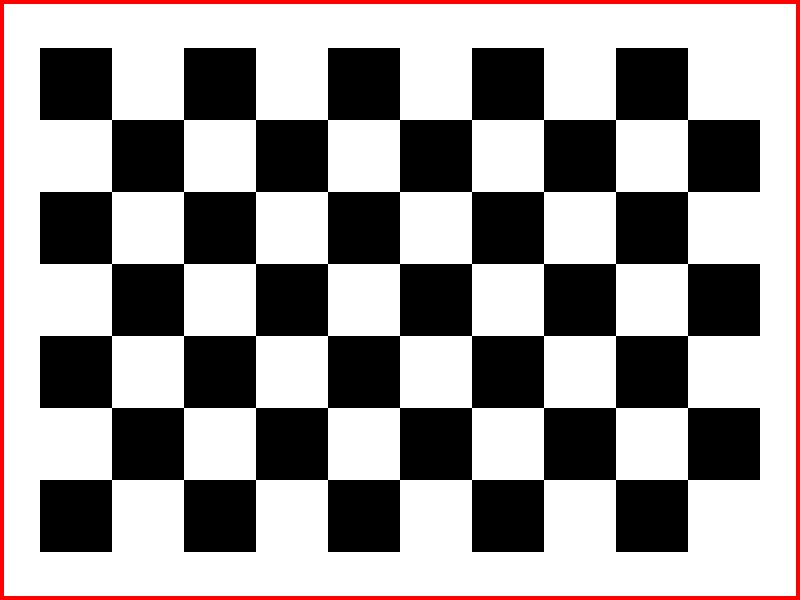
#> input picture img/scacchiera.jpg, 800 x 600 px
$ python camera-geometry-playground.py
#> lines starting #> are read from the running program, lines starting #| are printed output that depends on the picture; after the words box and inside, x2 and y2 are one past the last pixel; in counts of white or black regions, pixels touching at a corner belong together
#!/usr/bin/env python3
"""
Interactive Camera Geometrry Playground
==================================

The input image is treated as a planar object lying in 3D space at Z = Z_PLANE.
A virtual pinhole camera (intrinsics K, extrinsics R|T, radial distortion k1..k3)
"photographs" that plane, and the result is shown live while you move the sliders.

Pipeline executed every time a slider changes
---------------------------------------------
  1. Build the intrinsic matrix K from fx, fy, cx, cy.
  2. Build the rotation matrix R from the Euler angles (Pitch/Yaw/Roll) via cv2.Rodrigues.
  3. Build the plane-to-image homography:
         H = K * [r1 | r2 | Z*r3 + T] * M
     where r1, r2, r3 are the columns of R and M maps source pixels to plane coordinates.
  4. Warp the image with cv2.warpPerspective(H)  -> ideal (undistorted) pinhole image.
  5. Inject radial distortion (k1, k2, k3) with a meshgrid + cv2.remap.

Camera model:   X_cam = R * X_world + T      (world = the plane, camera at the origin)
  - T = 0  -> pure camera rotation (H = K R K^-1 when Z_PLANE = 1)
  - Tz > 0 -> the plane moves away from the camera, Tz < 0 -> closer.

Default slider positions are chosen so that the output equals the input image
(identity: R = I, T = 0, f = max(w, h), principal point at the image center, k = 0).

Keys (focus the image window)
-----------------------------
  r        reset all sliders
  s        save the current output as 'calibration_lab_output.png' + print K, R, T, dist
  h        toggle the on-screen parameter overlay
  q / ESC  quit

Usage
-----
  python camera_calibration_lab.py [path/to/image.jpg]

Requirements: pip install opencv-python numpy
"""

import os
import sys

import cv2
import numpy as np

# --------------------------------------------------------------------------- #
# Configuration
# --------------------------------------------------------------------------- #
DEFAULT_IMAGE_PATH = "img/scacchiera.jpg"  # used when no CLI argument is given
MAX_DIM = 900          # the image is downscaled so its longest side is <= MAX_DIM (keeps UI fluid)
Z_PLANE = 1.0          # depth of the image plane in world coordinates
EPS_DEPTH = 1e-3       # minimum allowed depth for plane corners (avoids points behind the camera)
MAX_COND = 1e10        # maximum allowed condition number of H (avoids numerically singular H)
DIST_ITERS = 8         # fixed-point iterations used to invert the radial distortion model
IMG_WIN = "Camera Lab - Output"
CTRL_WIN = "Camera Lab - Controls"
OUTPUT_FILE = "calibration_lab_output.png"


# --------------------------------------------------------------------------- #
# Image loading
# --------------------------------------------------------------------------- #
def make_synthetic_chessboard(width=800, height=600, squares=(9, 7)):
    """Fallback test image (chessboard with a colored border) used if the file is missing."""
    img = np.full((height, width, 3), 255, np.uint8)
    cols, rows = squares
    sq = min(width // (cols + 1), height // (rows + 1))
    x0 = (width - cols * sq) // 2
    y0 = (height - rows * sq) // 2
    for r in range(rows):
        for c in range(cols):
            if (r + c) % 2 == 0:
                cv2.rectangle(img, (x0 + c * sq, y0 + r * sq),
                              (x0 + (c + 1) * sq - 1, y0 + (r + 1) * sq - 1), (0, 0, 0), -1)
    cv2.rectangle(img, (0, 0), (width - 1, height - 1), (0, 0, 255), 6)  # red frame shows image borders
    return img


def load_image(path):
    """Load the image from disk, downscale it if huge; fall back to a synthetic chessboard."""
    img = cv2.imread(path, cv2.IMREAD_COLOR) if os.path.isfile(path) else None
    if img is None:
        print(f"[WARN] Cannot read '{path}'. Using a synthetic chessboard instead.")
        img = make_synthetic_chessboard()
    h, w = img.shape[:2]
    scale = MAX_DIM / max(h, w)
    if scale < 1.0:
        img = cv2.resize(img, (int(round(w * scale)), int(round(h * scale))), interpolation=cv2.INTER_AREA)
    return img


# --------------------------------------------------------------------------- #
# Slider definitions
# --------------------------------------------------------------------------- #
def make_slider_specs(w, h):
    """
    OpenCV trackbars are integers in [0, count]. Each spec maps a real range onto that:
        real_value = lo + position * step
    Returns an ordered list of (key, trackbar_label, lo, hi, step, default_real_value).
    Ranges are limited to values where the math stays well-conditioned.
    """
    f0 = float(max(w, h))  # reference focal length: ~53 deg FOV on the longest side
    return [
        # ---- Extrinsics: translation (in plane-depth units, plane sits at depth 1.0) ----
        ("tx",    "Tx",            -2.0,      2.0,      0.01, 0.0),
        ("ty",    "Ty",            -2.0,      2.0,      0.01, 0.0),
        ("tz",    "Tz",            -0.9,      4.0,      0.01, 0.0),   # depth = 1 + Tz >= 0.1
        # ---- Extrinsics: Euler angles in degrees (limited to avoid an edge-on plane) ----
        ("pitch", "Pitch X (deg)", -85.0,     85.0,     0.5,  0.0),
        ("yaw",   "Yaw Y (deg)",   -85.0,     85.0,     0.5,  0.0),
        ("roll",  "Roll Z (deg)",  -180.0,    180.0,    0.5,  0.0),
        # ---- Intrinsics (pixels) ----
        ("fx",    "fx (px)",       0.25 * f0, 4.0 * f0, 1.0,  f0),
        ("fy",    "fy (px)",       0.25 * f0, 4.0 * f0, 1.0,  f0),
        ("cx",    "cx (px)",       0.0,       float(w), 1.0,  w / 2.0),
        ("cy",    "cy (px)",       0.0,       float(h), 1.0,  h / 2.0),
        # ---- Radial distortion ----
        ("k1",    "k1",            -1.0,      1.0,      0.01, 0.0),
        ("k2",    "k2",            -1.0,      1.0,      0.01, 0.0),
        ("k3",    "k3",            -1.0,      1.0,      0.01, 0.0),
    ]


def real_to_pos(spec, value):
    _, _, lo, _, step, _ = spec
    return int(round((value - lo) / step))


def read_params(specs):
    """Read all trackbars and convert integer positions into real-world parameter values."""
    params = {}
    for spec in specs:
        key, label, lo, hi, step, _ = spec
        pos = cv2.getTrackbarPos(label, CTRL_WIN)
        params[key] = min(max(lo + pos * step, lo), hi)  # clamp for safety
    return params


# --------------------------------------------------------------------------- #
# Geometry
# --------------------------------------------------------------------------- #
def build_intrinsics(fx, fy, cx, cy):
    """Pinhole intrinsic matrix K (zero skew)."""
    return np.array([[fx, 0.0, cx],
                     [0.0, fy, cy],
                     [0.0, 0.0, 1.0]], dtype=np.float64)


def euler_to_rotation(pitch_deg, yaw_deg, roll_deg):
    """
    Euler angles (degrees) -> 3x3 rotation matrix, built with cv2.Rodrigues per axis.
    Composition order: R = Rz(roll) @ Ry(yaw) @ Rx(pitch).
    """
    def axis_rot(axis, deg):
        rvec = np.zeros(3, dtype=np.float64)
        rvec[axis] = np.radians(deg)          # Rodrigues vector = axis * angle
        R, _ = cv2.Rodrigues(rvec)
        return R

    Rx = axis_rot(0, pitch_deg)
    Ry = axis_rot(1, yaw_deg)
    Rz = axis_rot(2, roll_deg)
    return Rz @ Ry @ Rx


def build_homography(K, R, T, w, h, f0):
    """
    Homography mapping SOURCE image pixels -> OUTPUT image pixels.

    1) M: source pixel (u, v) -> plane point (x, y, Z) in world coordinates.
          The image is centered on the optical axis and scaled so that, with the default
          camera (f = f0), the plane projects exactly onto the original pixels.
    2) Plane points are (x, y, Z_PLANE), so for X_cam = R*X + T:
          X_cam = r1*x + r2*y + (Z*r3 + T)   ->   P = [r1 | r2 | Z*r3 + T]
    3) K projects the camera-frame point to pixels.
    """
    s = Z_PLANE / f0
    M = np.array([[s, 0.0, -s * w / 2.0],
                  [0.0, s, -s * h / 2.0],
                  [0.0, 0.0, 1.0]], dtype=np.float64)
    P = np.column_stack((R[:, 0], R[:, 1], Z_PLANE * R[:, 2] + T.reshape(3)))
    return K @ P @ M


def homography_is_valid(H, w, h):
    """
    Reject degenerate cases so the app never crashes or shows a mirrored image:
      - non-finite entries,
      - (near-)singular H,
      - any image corner with depth <= EPS_DEPTH (plane crosses/behind the camera plane).
    Since K's last row is [0 0 1], the third component of H @ [u v 1] is the true depth.
    """
    if not np.all(np.isfinite(H)):
        return False
    if np.linalg.cond(H) > MAX_COND:
        return False
    corners = np.array([[0, 0, 1], [w, 0, 1], [w, h, 1], [0, h, 1]], dtype=np.float64).T
    depth = (H @ corners)[2]
    return bool(np.all(np.isfinite(depth)) and np.all(depth > EPS_DEPTH))


# --------------------------------------------------------------------------- #
# Radial distortion (meshgrid + remap)
# --------------------------------------------------------------------------- #
def apply_radial_distortion(img, K, k1, k2, k3, grid_u, grid_v):
    """
    Simulate the OpenCV radial model:  x_d = x_u * (1 + k1 r^2 + k2 r^4 + k3 r^6).

    cv2.remap needs, for each DESTINATION (distorted) pixel, the SOURCE (undistorted) location.
    That requires inverting the polynomial, which we do with a fixed-point iteration
        x_u <- x_d / factor(x_u)
    (same idea as cv2.undistortPoints). The factor is clamped to stay positive and bounded so
    extreme coefficients can never produce NaN/inf or division by zero.
    """
    if k1 == 0.0 and k2 == 0.0 and k3 == 0.0:
        return img

    fx, fy, cx, cy = K[0, 0], K[1, 1], K[0, 2], K[1, 2]

    # Normalized distorted coordinates for every output pixel
    xd = (grid_u - cx) / fx
    yd = (grid_v - cy) / fy
    xu, yu = xd.copy(), yd.copy()

    for _ in range(DIST_ITERS):
        r2 = xu * xu + yu * yu
        factor = 1.0 + k1 * r2 + k2 * r2 ** 2 + k3 * r2 ** 3
        factor = np.clip(np.nan_to_num(factor, nan=1.0, posinf=50.0, neginf=0.05), 0.05, 50.0)
        xu = xd / factor
        yu = yd / factor

    map_x = np.clip(np.nan_to_num(xu * fx + cx), -1e5, 1e5).astype(np.float32)
    map_y = np.clip(np.nan_to_num(yu * fy + cy), -1e5, 1e5).astype(np.float32)

    return cv2.remap(img, map_x, map_y, interpolation=cv2.INTER_LINEAR,
                     borderMode=cv2.BORDER_CONSTANT, borderValue=(0, 0, 0))


# --------------------------------------------------------------------------- #
# Full rendering pipeline
# --------------------------------------------------------------------------- #
def render(src, p, grid_u, grid_v):
    """
    Run the complete pipeline for the given parameter dict.
    Returns (output_image, valid_flag, (K, R, T, dist_coeffs)).
    """
    h, w = src.shape[:2]
    f0 = float(max(w, h))

    K = build_intrinsics(p["fx"], p["fy"], p["cx"], p["cy"])                 # step 1
    R = euler_to_rotation(p["pitch"], p["yaw"], p["roll"])                    # step 2
    T = np.array([p["tx"], p["ty"], p["tz"]], dtype=np.float64)
    H = build_homography(K, R, T, w, h, f0)                                   # step 3
    dist = np.array([p["k1"], p["k2"], 0.0, 0.0, p["k3"]], dtype=np.float64)  # OpenCV order

    if not homography_is_valid(H, w, h):
        # Safe fallback: black frame, the caller draws a warning on it
        return np.zeros_like(src), False, (K, R, T, dist)

    warped = cv2.warpPerspective(src, H, (w, h), flags=cv2.INTER_LINEAR,      # step 4
                                 borderMode=cv2.BORDER_CONSTANT, borderValue=(0, 0, 0))
    out = apply_radial_distortion(warped, K, p["k1"], p["k2"], p["k3"],       # step 5
                                  grid_u, grid_v)
    return out, True, (K, R, T, dist)


# --------------------------------------------------------------------------- #
# UI helpers
# --------------------------------------------------------------------------- #
def put_text(img, text, org, color=(255, 255, 255), scale=0.5):
    """Text with a dark outline so it stays readable on any background."""
    cv2.putText(img, text, org, cv2.FONT_HERSHEY_SIMPLEX, scale, (0, 0, 0), 3, cv2.LINE_AA)
    cv2.putText(img, text, org, cv2.FONT_HERSHEY_SIMPLEX, scale, color, 1, cv2.LINE_AA)


def draw_overlay(img, p, valid):
    """Draw the current parameter values on a copy of the output image."""
    vis = img.copy()
    lines = [
        f"T  = ({p['tx']:+.2f}, {p['ty']:+.2f}, {p['tz']:+.2f})",
        f"RPY = pitch {p['pitch']:+.1f}  yaw {p['yaw']:+.1f}  roll {p['roll']:+.1f} deg",
        f"f  = ({p['fx']:.0f}, {p['fy']:.0f})   c = ({p['cx']:.0f}, {p['cy']:.0f})",
        f"k  = ({p['k1']:+.2f}, {p['k2']:+.2f}, {p['k3']:+.2f})",
    ]
    for i, line in enumerate(lines):
        put_text(vis, line, (10, 20 + 20 * i), (0, 255, 255))
    if not valid:
        msg = "INVALID POSE: plane behind / crossing the camera"
        put_text(vis, msg, (10, vis.shape[0] // 2), (0, 0, 255), 0.7)
    return vis


def make_control_panel_image():
    """Small canvas shown in the control window (trackbars are attached below it)."""
    panel = np.full((100, 520, 3), 30, np.uint8)
    put_text(panel, "Camera parameters - move the sliders", (10, 25), (0, 255, 255), 0.55)
    put_text(panel, "Focus the image window:", (10, 50), (200, 200, 200), 0.45)
    put_text(panel, "[r] reset  [s] save  [h] overlay  [q/ESC] quit", (10, 70), (200, 200, 200), 0.45)
    return panel


def print_calibration(K, R, T, dist):
    np.set_printoptions(precision=5, suppress=True)
    print("\n=== Current virtual camera ===")
    print("K =\n", K)
    print("R =\n", R)
    print("T =", T)
    print("distCoeffs (k1, k2, p1, p2, k3) =", dist)


# --------------------------------------------------------------------------- #
# Main
# --------------------------------------------------------------------------- #
def main():
    path = sys.argv[1] if len(sys.argv) > 1 else DEFAULT_IMAGE_PATH
    src = load_image(path)
#> in load_image, img is the input picture: shape (600, 800, 3); mean B, G, R 152.7, 152.7, 158.3
    h, w = src.shape[:2]
#> h = 600; w = 800

    # Pixel meshgrid reused by every distortion pass (float64 for precision)
    grid_u, grid_v = np.meshgrid(np.arange(w, dtype=np.float64), np.arange(h, dtype=np.float64))

    specs = make_slider_specs(w, h)

    # Shared state: the trackbar callback only flags that a redraw is needed.
    # The heavy work runs once per frame in the main loop, so resetting 13 sliders at once
    # (which fires 13 callbacks) triggers a single re-render instead of 13.
    state = {"dirty": True, "overlay": True}

    def on_change(_value):
        state["dirty"] = True

    # Output window
    cv2.namedWindow(IMG_WIN, cv2.WINDOW_AUTOSIZE)

    # Control window with all the trackbars
    cv2.namedWindow(CTRL_WIN, cv2.WINDOW_NORMAL)
    cv2.imshow(CTRL_WIN, make_control_panel_image())
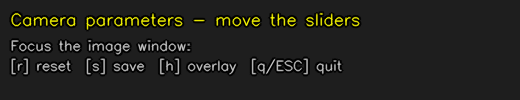
#> window 'Camera Lab - Controls': shape (100, 520, 3); mean B, G, R 30.1, 34.5, 34.5
    for spec in specs:
        key, label, lo, hi, step, default = spec
        count = max(1, int(round((hi - lo) / step)))
        cv2.createTrackbar(label, CTRL_WIN, 0, count, on_change)
        cv2.setTrackbarPos(label, CTRL_WIN, real_to_pos(spec, default))
    cv2.resizeWindow(CTRL_WIN, 540, 620)
    cv2.moveWindow(CTRL_WIN, 20, 20)
    cv2.moveWindow(IMG_WIN, 600, 20)

    last_state = None  # (K, R, T, dist) of the last render, used by the 's' key
    output = src.copy()
    valid = True
    params = read_params(specs)

    print("Camera Calibration Lab started. Keys: [r] reset  [s] save  [h] overlay  [q/ESC] quit")

    while True:
        if state["dirty"]:
            state["dirty"] = False
            params = read_params(specs)
            try:
                output, valid, last_state = render(src, params, grid_u, grid_v)
#> valid = True; last_state = ([[800, 0, 400], [0, 800, 300], [0, 0, 1]], [[1, 0, 0], [0, 1, 0], [0, 0, 1]], [0, 0, 0], [0, 0, 0, 0, 0])
            except cv2.error as exc:  # last line of defense: never crash on odd parameter combos
                print(f"[WARN] OpenCV error ignored: {exc}")
                output, valid = np.zeros_like(src), False
            shown = draw_overlay(output, params, valid) if state["overlay"] or not valid else output
#> after the loop in draw_overlay, `for i, line in enumerate(lines):`:
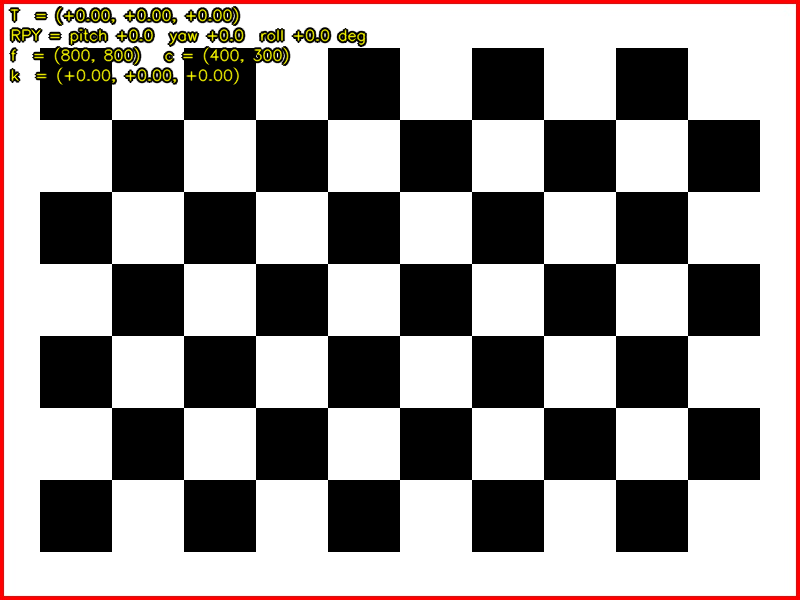
#> vis: shape (600, 800, 3); 2.24% of pixels changed, all inside (x1, y1, x2, y2) = (8, 6, 368, 85)
            cv2.imshow(IMG_WIN, shown)

        key = cv2.waitKey(15) & 0xFF
#> (key q is pressed here)

        if key in (27, ord("q")):
            break
        elif key == ord("r"):
            for spec in specs:
                cv2.setTrackbarPos(spec[1], CTRL_WIN, real_to_pos(spec, spec[5]))
            state["dirty"] = True
        elif key == ord("h"):
            state["overlay"] = not state["overlay"]
            state["dirty"] = True
        elif key == ord("s"):
            cv2.imwrite(OUTPUT_FILE, output)
            print(f"Saved '{OUTPUT_FILE}'")
            if last_state is not None:
                print_calibration(*last_state)

        # Exit if the user closes either window with the mouse
        try:
            if (cv2.getWindowProperty(IMG_WIN, cv2.WND_PROP_VISIBLE) < 1 or
                    cv2.getWindowProperty(CTRL_WIN, cv2.WND_PROP_VISIBLE) < 1):
                break
        except cv2.error:
            break

    cv2.destroyAllWindows()


if __name__ == "__main__":
    main()
